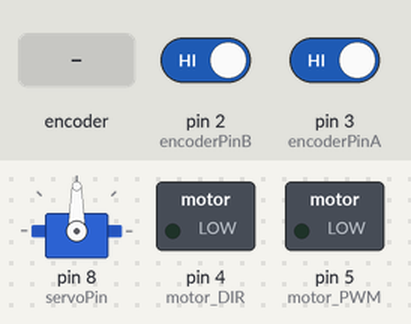
Bench run of a sketch on a simulated Arduino Uno, built with avr-gcc and run on an emulated ATmega328P. Shown: servo, switched loads named in the sketch (green lamp = pin HIGH). The inputs (shaded band) are chosen by the test bench; at power-on: pin 2 (encoderPinB) HIGH, pin 3 (encoderPinA) HIGH. What the sketch prints to the serial monitor is not drawn.

Above: at 0.01 s.
At 1.2 s:
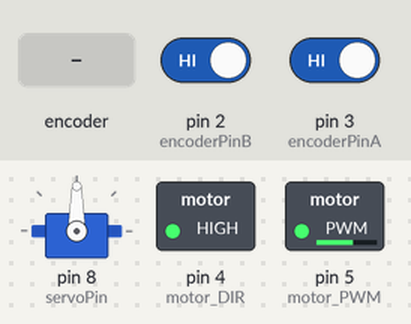
1.3 s: rotary encoder on pin 3 (encoderPinA) / pin 2 (encoderPinB) turned 2 steps (second pin leading)
4.7 s: rotary encoder on pin 3 (encoderPinA) / pin 2 (encoderPinB) turned 3 steps (first pin leading)
Timing chart, 0 to 7.7 s (numbered marks = the images above; inputs shaded):
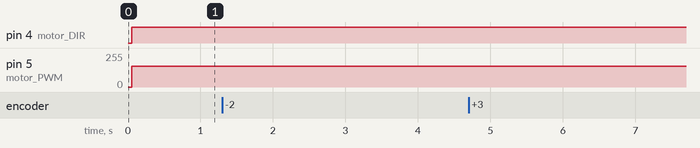

The sketch:

PID.ino
```cpp
#include <MsTimer2.h>
#include <Servo.h>

#define encoderPinB       2     // encoder B상 핀번호
#define encoderPinA       3     // encoder A상 핀번호
#define motor_DIR         4
#define motor_PWM         5
#define servoPin          8     // servo 핀번호
#define encoder_MAX_count 440   // encoder의 한바퀴 카운트
#define encoderPos20      370   // 20cm 당 encoder pulse 수
#define encoderPos100     1850  // 1m 당 encoder pulse 수
#define encoderDistance   0.054 // encoder pulse수 당 1m

#define Kp 4.723
#define Ki 0.3
#define Kd 5.92065

#define NEURAL_ANGLE 91
#define NEURAL_ANGLE1 -1

Servo Steeringservo;

long encoderPos = 0;            // 변위용 encoderPos
long encoder = 0;
long encoder_old = 0;
int  encodercount=0;            // rpm측정용 카운트(방향성X)
unsigned long previous = 0;     // 이전 rising이 발생했던 시간
unsigned long current = 0;      // 현재 rising이 발생한 시간
unsigned long period = 0;       // 주기
unsigned long time_new = 0;
unsigned long timer = 0;
unsigned long time_old = 0;
float rpm=0;

float error=0;
float error_s=0;
float error_d=0;
float error_old=0;
float pwm_output=0;
float targetEncoder = 1000;

void SPID_Control()
{
  ///// Steering /////
  error = targetEncoder - encoderPos;
  error_s += error;
  error_d = error - error_old;
  error_s = (error_s >=  100) ?  100 : error_s;
  error_s = (error_s <= -100) ? -100 : error_s;

  pwm_output = Kp * error + Kd * error_d + Ki * error_s;
  pwm_output = (pwm_output >=  155) ?  155 : pwm_output;
  pwm_output = (pwm_output <= -155) ? -155 : pwm_output;


  if (fabs(error) <= 0.2)
  {
    motor_control(0);
    error_s = 0;
  }

  else          motor_control(pwm_output);

  error_old = error;
}

void motor_control(int Speed)
{
  if (Speed >= 0)
  {
    digitalWrite(motor_DIR, HIGH);
    analogWrite(motor_PWM, Speed);
  }

  else
  {
    digitalWrite(motor_DIR, LOW);
    analogWrite(motor_PWM, -Speed);
  }

}

void doEncoderInterrupt(void) //엔코더 측정용 인터럽트 루프
{
  //encodercount++; // 이동거리 측정

  if(digitalRead(encoderPinB) == LOW)
  {
   //Serial.print("encoder_B : LOW");
   encoderPos++; //정방향
  }
  else
  {
   //Serial.print("encoder_B : HIGH");
   encoderPos--; //역방향
  }

  /*if(encodercount == encoder_MAX_count)
  {
   current = millis(); //현재 시간 측정
   period = current - previous; //이전 시간과 현재 시간차를 이용한 한바퀴 주기 측정
   previous = current; //현재 시간을 이전시간으로 저장
   encodercount=0; //인덱스 터지기 방지하기 위해 초기화
  }*/
}

  void call_back(void)//rpm측정용 타이머
  {
    // motor_control(100);
    SPID_Control();
    /*time_new=millis();
    timer=time_new-time_old;
    time_old=time_new;


    rpm=(1/(float)period)*60000;*/
  }


void setup() {
  pinMode(encoderPinA, INPUT);
  pinMode(encoderPinB, INPUT);
  pinMode(motor_DIR, OUTPUT);
  pinMode(motor_PWM, OUTPUT);
  attachInterrupt(digitalPinToInterrupt(encoderPinA), doEncoderInterrupt,RISING); //엔코더 읽기위한 하드웨어 Interrupt(LOW->HIGH)
  MsTimer2::set(50, call_back); // 50ms
  MsTimer2::start();            //타이머 시작
  Steeringservo.attach(servoPin);     //서보 작동
  //Steeringservo.write(NEURAL_ANGLE);
  Serial.begin(115200);
}

/*함수는 초기 설정을 수행*/
void loop() {
  Serial.print("encoderPos : ");Serial.print(encoderPos);Serial.print("  MsTimer2 : ");Serial.print(timer);Serial.print("   rpm : ");Serial.println(rpm);

  //if (millis() % 20 == 0)      digitalWrite(servoPin, HIGH);
  //else if (millis() % 20 == (0.2 * 50))     digitalWrite(servoPin, LOW);

  }
/*함수는 계속해서 실행되는 루프*/
```
